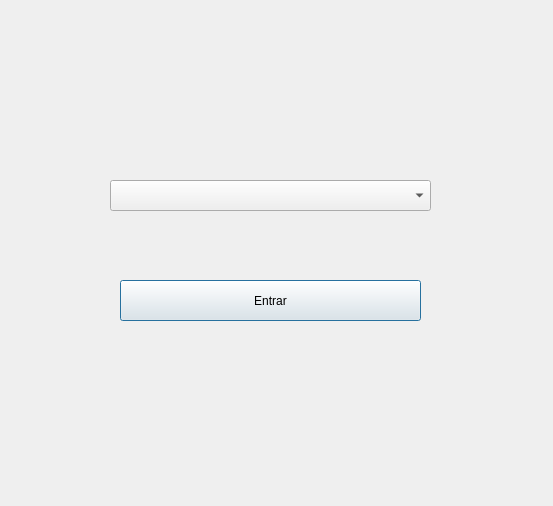
<?xml version="1.0" encoding="UTF-8"?>
<ui version="4.0">
 <class>Load_Game</class>
 <widget class="QDialog" name="Load_Game">
  <property name="geometry">
   <rect>
    <x>0</x>
    <y>0</y>
    <width>553</width>
    <height>506</height>
   </rect>
  </property>
  <property name="windowTitle">
   <string>Dialog</string>
  </property>
  <property name="styleSheet">
   <string notr="true">background-image: url(:/Resourse/Menu.png);</string>
  </property>
  <widget class="QComboBox" name="comboBox">
   <property name="geometry">
    <rect>
     <x>110</x>
     <y>180</y>
     <width>321</width>
     <height>31</height>
    </rect>
   </property>
  </widget>
  <widget class="QPushButton" name="pushButton">
   <property name="geometry">
    <rect>
     <x>120</x>
     <y>280</y>
     <width>301</width>
     <height>41</height>
    </rect>
   </property>
   <property name="styleSheet">
    <string notr="true">font: 18pt &quot;Palatino Linotype&quot;;
border-image: url(:/Resourse/Botones.png);</string>
   </property>
   <property name="text">
    <string>Entrar</string>
   </property>
  </widget>
  <widget class="QPushButton" name="pushButton_2">
   <property name="geometry">
    <rect>
     <x>220</x>
     <y>290</y>
     <width>93</width>
     <height>28</height>
    </rect>
   </property>
   <property name="text">
    <string/>
   </property>
  </widget>
  <widget class="QPushButton" name="pushButton_3">
   <property name="geometry">
    <rect>
     <x>220</x>
     <y>290</y>
     <width>93</width>
     <height>28</height>
    </rect>
   </property>
   <property name="text">
    <string/>
   </property>
  </widget>
  <zorder>comboBox</zorder>
  <zorder>pushButton_2</zorder>
  <zorder>pushButton_3</zorder>
  <zorder>pushButton</zorder>
 </widget>
 <resources/>
 <connections/>
</ui>
